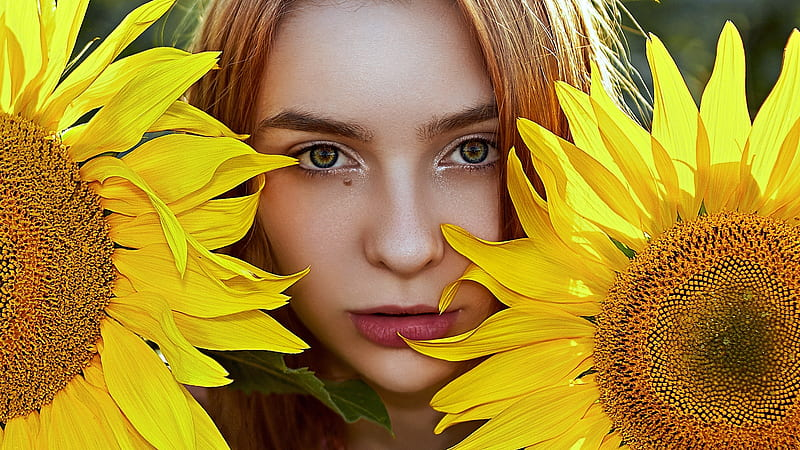
#> input picture test.jpeg, 800 x 450 px
$ python -i main.py   (imports and definitions only)
#> lines starting #> are read from the running program, lines starting #| are printed output that depends on the picture; after the words box and inside, x2 and y2 are one past the last pixel; in counts of white or black regions, pixels touching at a corner belong together
import cv2 # for image processing
import easygui # to open the filebox
import numpy as np # to store image
import imageio # to read image stored at particular path
import sys
import matplotlib.pyplot as plt
import os
import tkinter as tk
from tkinter import filedialog
from tkinter import *
from PIL import ImageTk, Image


""" fileopenbox opens the box to choose file
and help us store file path as string """
def upload():
    ImagePath=easygui.fileopenbox()
    cartoonify(ImagePath)

def cartoonify(ImagePath):
    # read the image
#> called with ImagePath = 'test.jpeg'
    originalmage = cv2.imread(ImagePath)
#> originalmage is the input picture: shape (450, 800, 3); mean B, G, R 47.9, 136.3, 168.1
    originalmage = cv2.cvtColor(originalmage, cv2.COLOR_BGR2RGB)
    # print(image)  # image is stored in form of numbers

    # confirm that image is chosen
    if originalmage is None:
        print("Can not find any image. Choose appropriate file")
        sys.exit()

    ReSized1 = cv2.resize(originalmage, (960, 540))
    # plt.imshow(ReSized1, cmap='gray')
    #converting an image to grayscale
    grayScaleImage = cv2.cvtColor(originalmage, cv2.COLOR_BGR2GRAY)
    ReSized2 = cv2.resize(grayScaleImage, (960, 540))
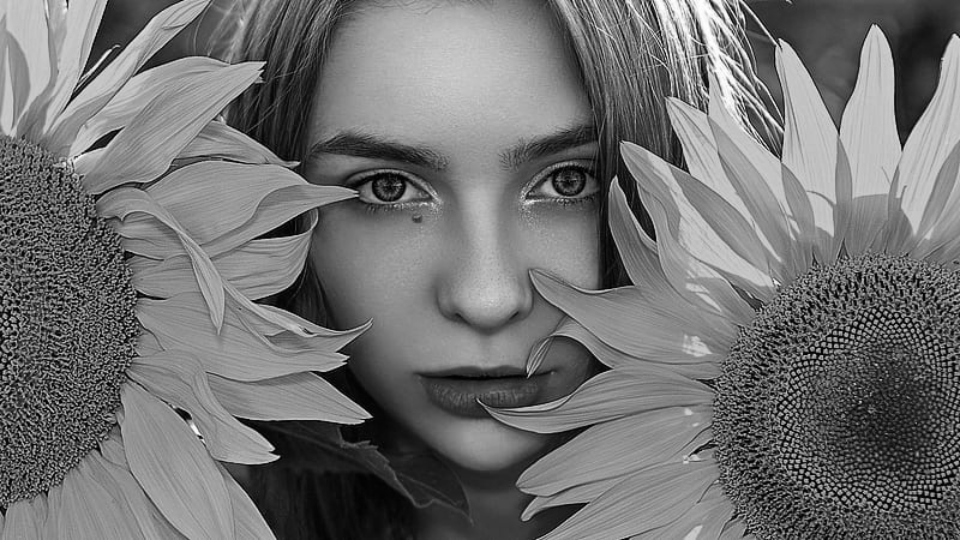
#> ReSized2: shape (540, 960); min 0, max 255, mean 113.4
    #plt.imshow(ReSized2, cmap='gray')
    # applying median blur to smoothen an image
    smoothGrayScale = cv2.medianBlur(grayScaleImage, 5)
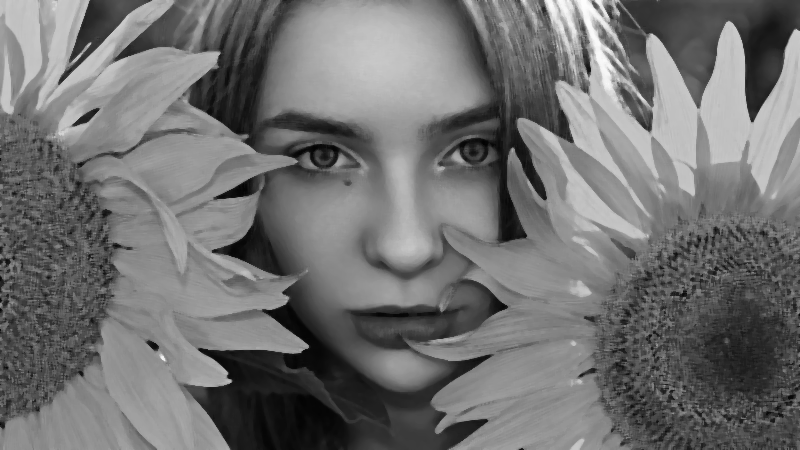
#> smoothGrayScale: shape (450, 800); min 2, max 253, mean 113.1
    ReSized3 = cv2.resize(smoothGrayScale, (960, 540))
    # plt.imshow(ReSized3, cmap='gray')
    # retrieving the edges for cartoon effect
    # by using thresholding technique
    getEdge = cv2.adaptiveThreshold(smoothGrayScale, 255,
                                    cv2.ADAPTIVE_THRESH_MEAN_C,
                                    cv2.THRESH_BINARY, 9, 9)
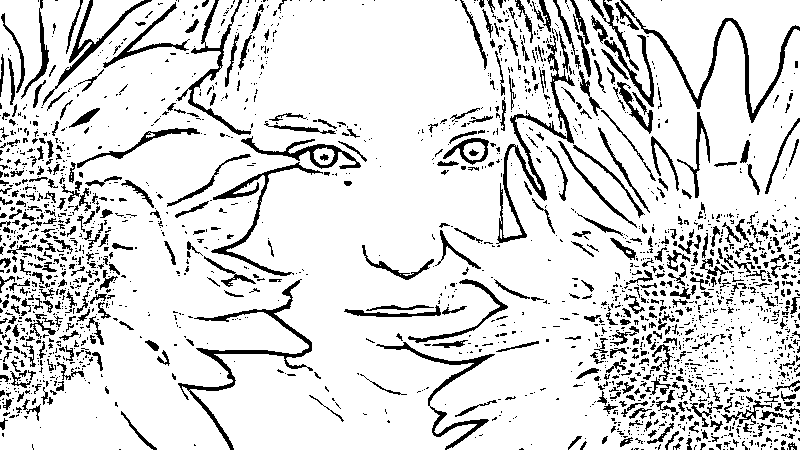
#> getEdge: shape (450, 800); 85.9% white; 2162 black regions (1662 under 20 px), largest, box (x1, y1, x2, y2) and area: (496, 35, 575, 244) 1991, (178, 279, 313, 450) 1939, (620, 0, 800, 123) 1699

    ReSized4 = cv2.resize(getEdge, (960, 540))
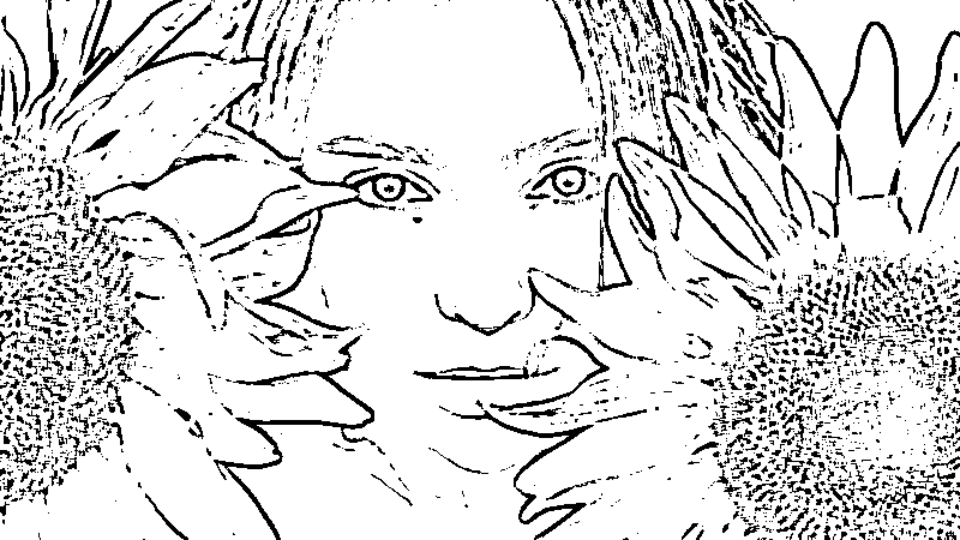
#> ReSized4: shape (540, 960); min 0, max 255, mean 219
    # plt.imshow(ReSized4, cmap='gray')
    # applying bilateral filter to remove noise
    # and keep edge sharp as required
    colorImage = cv2.bilateralFilter(originalmage, 9, 300, 300)
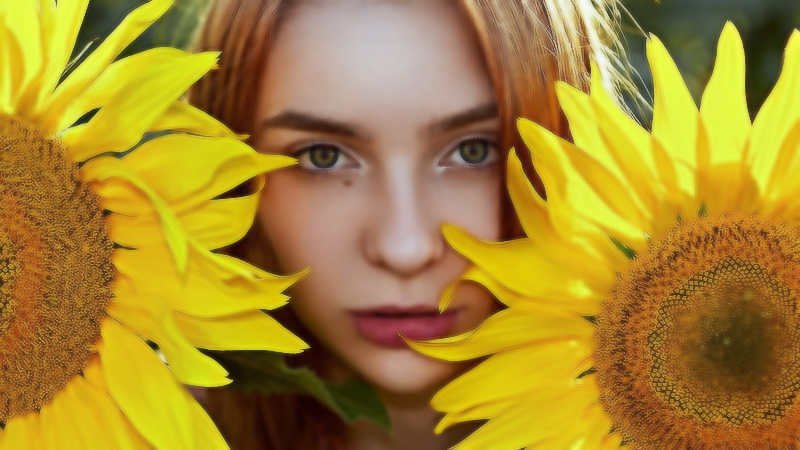
#> colorImage: shape (450, 800, 3); mean R, G, B 168.2, 136.2, 47.6
    ReSized5 = cv2.resize(colorImage, (960, 540))
    # plt.imshow(ReSized5, cmap='gray')
    # masking edged image with our "BEAUTIFY" image
    cartoonImage = cv2.bitwise_and(colorImage, colorImage, mask=getEdge)
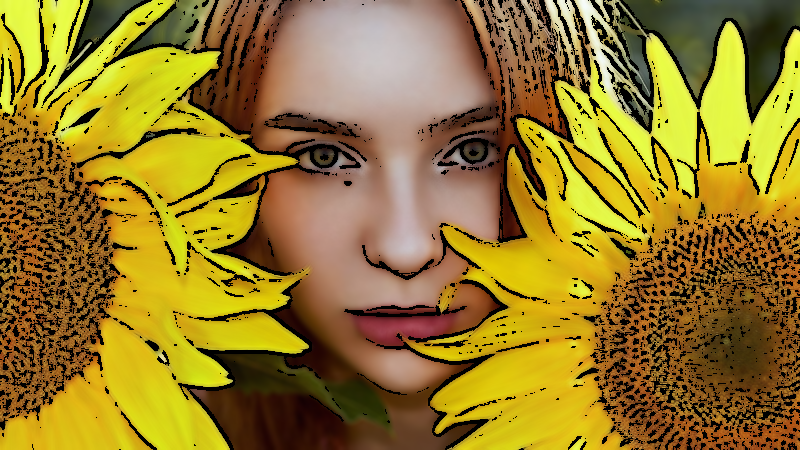
#> cartoonImage: shape (450, 800, 3); mean R, G, B 148.5, 122, 42.8

    ReSized6 = cv2.resize(cartoonImage, (960, 540))
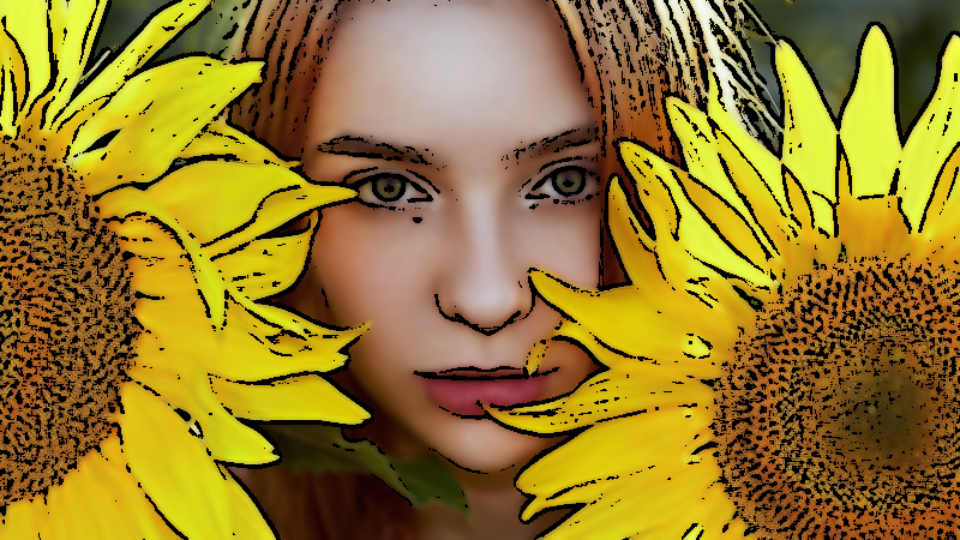
#> ReSized6: shape (540, 960, 3); mean R, G, B 148.4, 122, 42.8
    # plt.imshow(ReSized6, cmap='gray')
    # Plotting the whole transition
    images = [ReSized1, ReSized2, ReSized3, ReSized4, ReSized5, ReSized6]
    fig, axes = plt.subplots(3, 2, figsize=(8, 8), subplot_kw={'xticks': [], 'yticks': []},
                             gridspec_kw=dict(hspace=0.1, wspace=0.1))
    for i, ax in enumerate(axes.flat):
        ax.imshow(images[i], cmap='gray')
    # save button code
    plt.show()

def save(ReSized6, ImagePath):
    #saving an image using imwrite()
    newName="cartoonified_Image"
    path1 = os.path.dirname(ImagePath)
    extension=os.path.splitext(ImagePath)[1]
    path = os.path.join(path1, newName+extension)
    cv2.imwrite(path, cv2.cvtColor(ReSized6, cv2.COLOR_RGB2BGR))
    I = "Image saved by name " + newName +" at "+ path
    tk.messagebox.showinfo(title=None, message=I)

# [4 lines not run here, left out]
# [1 line that did not run here, left out]
# [1 line that did not run here, left out]
# [2 lines not run here, left out]
# [1 line that did not run here, left out]
# [3 lines not run here, left out]

>>> result = cartoonify('test.jpeg')
